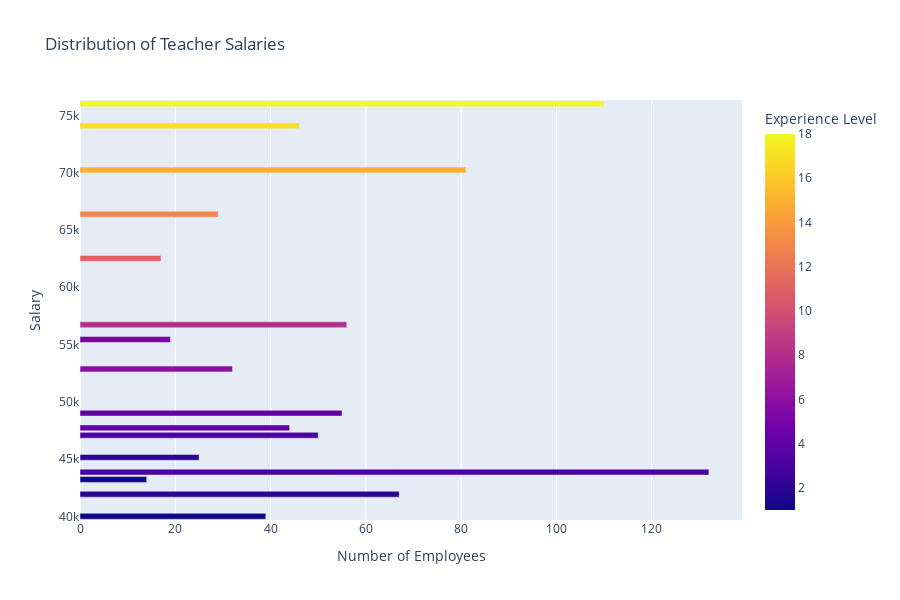

Notebook source saved alongside this figure:
### Code cell
fig = px.bar(df, x="Number of Employees", y="Salary", color='Experience Level', orientation='h',
             hover_data=["Salary"],
             height=600,
             title='Distribution of Teacher Salaries')
fig.show()

### Figure 1 — Plotly figure (JSON) as saved in the notebook; plotly's stock layout.template omitted (floating-point values rounded to 4 significant figures)
{"data": [{"alignmentgroup": "True", "hovertemplate": "Number of Employees=%{x}<br>Salary=%{y}<br>Experience Level=%{marker.color}<extra></extra>", "legendgroup": "", "marker": {"color": [1, 2, 3, 4, 5, 1, 2, 3, 4, 6, 8, 11, 13, 15, 17, 18], "coloraxis": "coloraxis"}, "name": "", "offsetgroup": "", "orientation": "h", "showlegend": false, "textposition": "auto", "type": "bar", "x": [39, 67, 132, 44, 19, 14, 25, 50, 55, 32, 56, 17, 29, 81, 46, 110], "xaxis": "x", "y": [40000, 41930, 43860, 47720, 55440, 43217, 45147, 47077, 49007, 52867, 56727, 62517, 66377, 70237, 74097, 76027], "yaxis": "y"}], "layout": {"barmode": "relative", "coloraxis": {"colorbar": {"title": {"text": "Experience Level"}}, "colorscale": [[0, "#0d0887"], [0.1111, "#46039f"], [0.2222, "#7201a8"], [0.3333, "#9c179e"], [0.4444, "#bd3786"], [0.5556, "#d8576b"], [0.6667, "#ed7953"], [0.7778, "#fb9f3a"], [0.8889, "#fdca26"], [1, "#f0f921"]]}, "height": 600, "legend": {"tracegroupgap": 0}, "title": {"text": "Distribution of Teacher Salaries"}, "xaxis": {"anchor": "y", "domain": [0, 1], "title": {"text": "Number of Employees"}}, "yaxis": {"anchor": "x", "domain": [0, 1], "title": {"text": "Salary"}}}}
